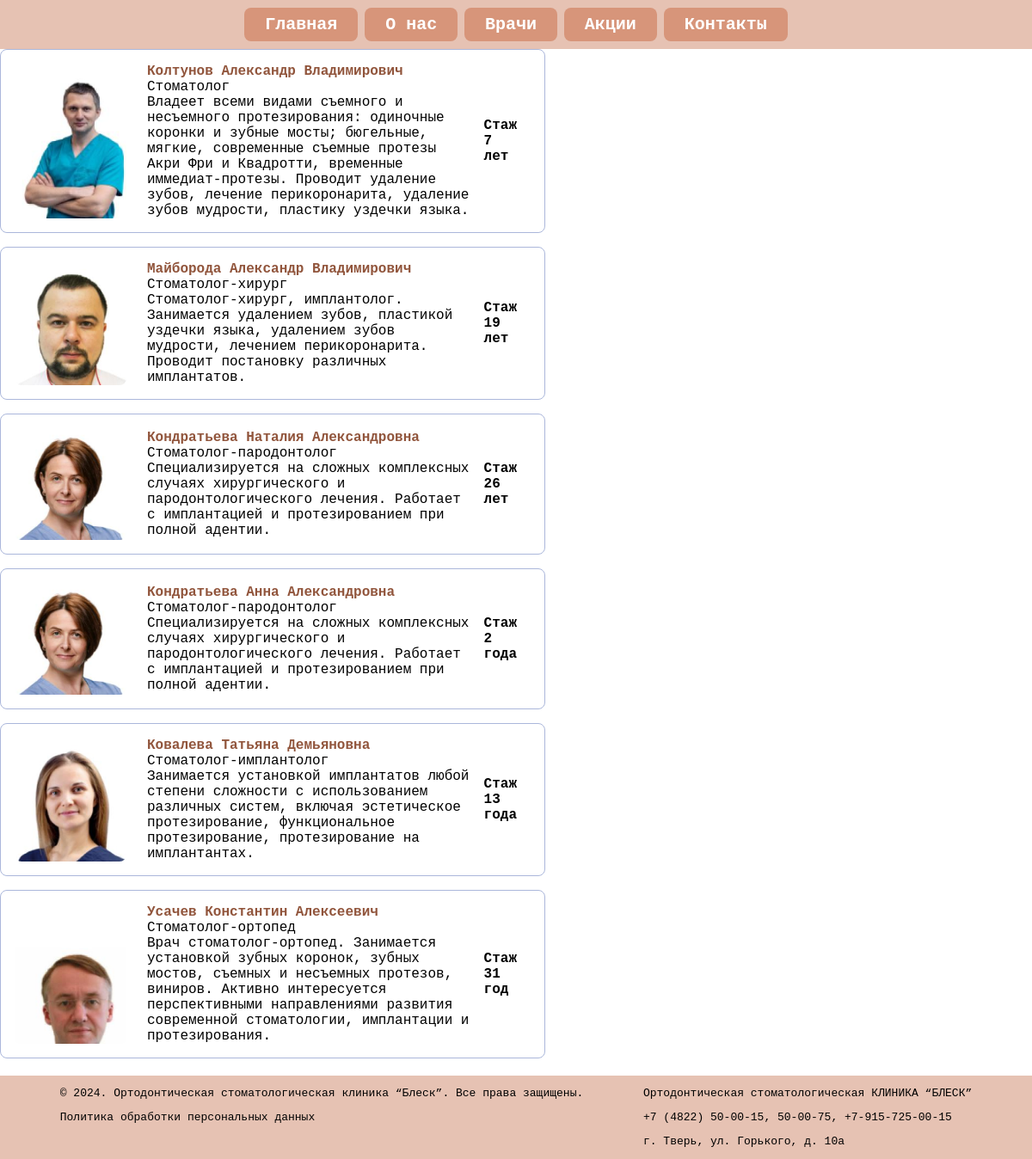
The app's page /doctors.php with its own data.
### tables this page shows
CREATE TABLE `doctors` (
  `doc_id` int NOT NULL,
  `fullname` varchar(250) NOT NULL,
  `specialization` varchar(250) NOT NULL,
  `experience` date NOT NULL,
  `description` varchar(500) NOT NULL,
  `img` varchar(150) NOT NULL
);

### components/doc_card.php (the view, shortened to what this page needs)
<html lang="en">
<head>
</head>
<body>
  <form action="" method="post" class="doc_card">
    <img
        src="<?echo $img;?>"
        alt=""
    />
    <div class="info-basket">
        <div>
            <div class="name"><?php echo $name;?></div>
            <div class="color"><?echo $specialization;?></div>
            <div class="color"><?echo $description;?></div>
        </div>
        <div class="price" name="price"><?echo calcExperience($experience);?></div>
    </div>
  </form>
</body>
</html>

### doctors.php (shortened to what this page needs)
<?php
require_once "api/connect.php";
require_once "api/functions.php";
?>
<html lang="en">
<head>
</head>
<body>
    <?showHeader();?>
    <div class="wrapper">
        <div class="content">
            <?showDoctors($conn);?>
        </div>
        <?showFooter();?>
    </div>
</body>
</html>

### components/header.php (shortened to what this page needs)
<html lang="en">
  <head>
  </head>
  <body>
    <div class="header_menu">
      <p>
        <a href="index.php" class="header_btn">Главная</a>
        <a href="onas.php" class="header_btn">О нас</a>
        <a href="doctors.php" class="header_btn">Врачи</a>
        <a href="stock.php" class="header_btn">Акции</a>
        <a href="contacts.php" class="header_btn">Контакты</a>
      </p>
    </div>
  </body>
</html>

### api/functions.php (shortened to what this page needs)
<?
function showHeader () {
    require 'components/header.php';
}
function showFooter () {
    require 'components/footer.php';
}
function showDoctors ($conn) {
    $sql = "SELECT * FROM `doctors`";
    if($result = $conn->query($sql)){
        while($row = $result->fetch_array()){
            $name = $row['fullname'];
            $specialization = $row['specialization'];
            $experience = $row['experience'];
            $description = $row['description'];
            $img = $row['img'];
            require 'components/doc_card.php';
        }
    }
}
function calcExperience($experience) {
    $res = date_parse($experience);
    $date = new DateTimeImmutable();
    $res2 = date_parse($date->format('Y-m-d'));
    $itog = $res2['year'] - $res['year'];
    if($itog % 10 == 1) {
        return "Стаж ".$itog." год";
    }
    else if($itog % 10 == 2 || $itog % 10 == 3 || $itog % 10 == 4) {
        return "Стаж ".$itog." года";
    }
    else
    {
        return "Стаж ".$itog." лет";
    }
}
?>

### components/footer.php (shortened to what this page needs)
<html lang="en">
<head>
</head>
<body>
    <div class="footer">
        <div class='column'>
            <p>© 2024. Ортодонтическая стоматологическая клиника “Блеск”. Все права защищены.</p>
            <p>Политика обработки персональных данных</p>
        </div>
        <div class='column'>
            <p>Ортодонтическая стоматологическая КЛИНИКА “БЛЕСК”</p>
            <p>+7 (4822) 50-00-15, 50-00-75, +7-915-725-00-15</p>
            <p>г. Тверь, ул. Горького, д. 10а</p>
        </div>
    </div>
</body>
</html>

### components/header.php (style rules this page uses)
body { margin: 0; padding: 0; font-family: monospace; height: 100%; }
.header_menu { display: flex; flex-direction: row; justify-content: center; background-color: rgb(230, 194, 179); margin: 0; padding: 4px 16px; }
.header_btn { color: white; font-weight: bold; text-align: center; padding: 8px 24px; border-radius: 8px; background-color: rgb(215, 149, 122); cursor: pointer; font-size: 1.25rem; text-decoration: none; width: max-content; }
.wrapper { height: 100%; display: flex; flex-direction: column; gap: 4px; }
.content { flex: 1 0 auto; }

### components/doc_card.php (style rules this page uses)
.doc_card { display: flex; flex-direction: row; gap: 24px; padding: 16px; border-radius: 8px; width: 50%; font-size: 1rem; border: 1px solid rgb(171, 183, 219); border-radius: 8px; }
.doc_card img { aspect-ratio: 1/1; object-fit: cover; border-radius: 8px; width: 130px; }
.doc_card .name { font-weight: bold; color: rgb(145, 85, 60); }
.doc_card .price { font-weight: bold; margin: 0 16px; }
.info-basket { display: flex; flex-direction: row; justify-content: space-between; width: 100%; align-items: center; }

### components/footer.php (style rules this page uses)
.footer { flex: 0 0 auto; width:100%; background-color: rgb(230, 194, 179); display: flex; justify-content: space-evenly; }

### records on screen
doctors: img (picture), fullname "Колтунов Александр Владимирович", specialization "Стоматолог", description "Владеет всеми видами съемного и несъемного протезирования: одиночные коронки и зубные мосты; бюгельные, мягкие, современные съемные протезы Акри Фри и Квадротти, временные иммедиат-протезы. Проводит удаление зубов, лечение перикоронарита, удаление зубов мудрости, пластику уздечки языка.", experience "Стаж 7 лет"
doctors: img (picture), fullname "Майборода Александр Владимирович", specialization "Стоматолог-хирург", description "Стоматолог-хирург, имплантолог. Занимается удалением зубов, пластикой уздечки языка, удалением зубов мудрости, лечением перикоронарита. Проводит постановку различных имплантатов.", experience "Стаж 19 лет"
doctors: img (picture), fullname "Кондратьева Наталия Александровна", specialization "Стоматолог-пародонтолог", description "Специализируется на сложных комплексных случаях хирургического и пародонтологического лечения. Работает с имплантацией и протезированием при полной адентии.", experience "Стаж 26 лет"
doctors: img (picture), fullname "Кондратьева Анна Александровна", specialization "Стоматолог-пародонтолог", description "Специализируется на сложных комплексных случаях хирургического и пародонтологического лечения. Работает с имплантацией и протезированием при полной адентии.", experience "Стаж 2 года"
doctors: img (picture), fullname "Ковалева Татьяна Демьяновна", specialization "Стоматолог-имплантолог", description "Занимается установкой имплантатов любой степени сложности с использованием различных систем, включая эстетическое протезирование, функциональное протезирование, протезирование на имплантантах.", experience "Стаж 13 года"
doctors: img (picture), fullname "Усачев Константин Алексеевич", specialization "Стоматолог-ортопед", description "Врач стоматолог-ортопед. Занимается установкой зубных коронок, зубных мостов, съемных и несъемных протезов, виниров. Активно интересуется перспективными направлениями развития современной стоматологии, имплантации и протезирования.", experience "Стаж 31 год"
